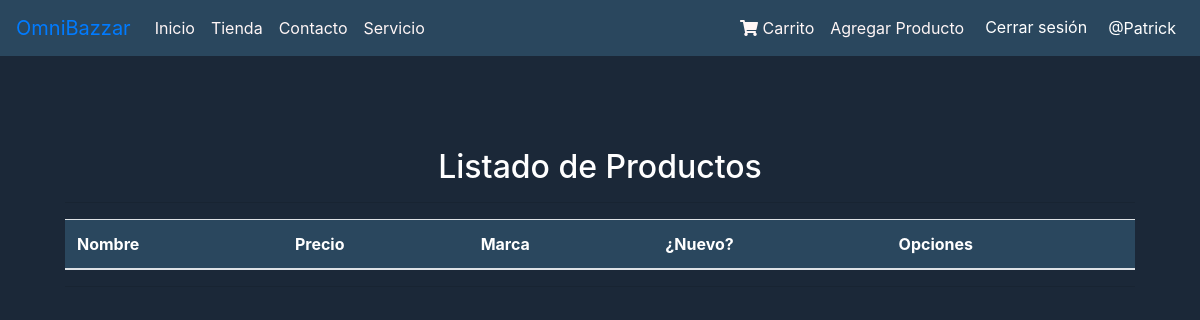
/listar-productos/ (signed in), run on an earlier commit of the app's database.
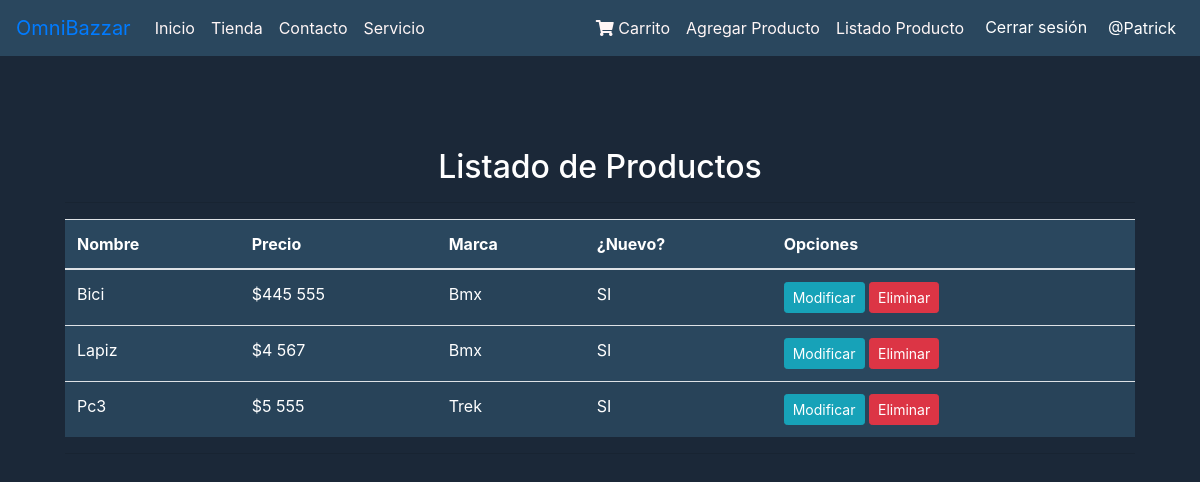
And on a later commit of the database.
### productos/models.py (models this page shows, shortened)
class Producto(models.Model):
    nombre = models.CharField(max_length=50)
    precio = models.IntegerField()
    descripcion = models.TextField()
    nuevo = models.BooleanField()
    marca = models.ForeignKey(Marca, on_delete=models.PROTECT)
    fecha_fabricacion = models.DateField()
    imagen = models.ImageField(upload_to="productos", null=True)
    usuario = models.ForeignKey(User, on_delete=models.CASCADE, null=True, blank=True)

class Marca(models.Model):
    nombre = models.CharField(max_length=50)
    def __str__(self):
        return self.nombre

### productos/views.py (the view)
# urls.py: path('listar-productos/', listar_productos, name='listar_productos'),
def listar_productos(request):
    if request.user.is_superuser:
        productos = Producto.objects.all()
    else:
        productos = Producto.objects.filter(usuario=request.user)
    page = request.GET.get('page', 1)
    try:
        paginator = Paginator(productos, 5)
        productos = paginator.page(page)
    except:
        raise Http404
    data = {
        'entity': productos,
        'paginator': paginator,
        'is_admin': request.user.is_superuser
    }
    return render(request, 'agregacion/listar.html', data)

### productos/templates/agregacion/listar.html (shortened to what this page needs)
{% extends "productos/base.html" %}
{% block content %}
{% load humanize %}
<center>
<div class="container mt-5">
        <div class="card-body">
            <h2 style="color: white;">Listado de Productos</h2>
            <hr>
            <div class="table-responsive">
                <table class="table table-striped table-hover table-responsive-sm mx-auto" style="max-width: 100%; background-color: #2a475e;">
                    <thead>
                        <tr style="color: white;">
                            <th>Nombre</th>
                            <th>Precio</th>
                            <th>Marca</th>
                            <th>¿Nuevo?</th>
                            <th>Opciones</th>
                        </tr>
                    </thead>
                    <tbody>
                        {% for p in entity %}
                        <tr style="color: white;">
                            <td>{{ p.nombre | title }}</td>
                            <td>${{ p.precio | intcomma }}</td>
                            <td>{{ p.marca | title }}</td>
                            <td>
                                {% if p.nuevo %}
                                SI
                                {% else %}
                                NO
                                {% endif %}
                            </td>
                            <td>
                                {% if perms.productos.change_producto %}
                                <a href="{% url 'modificar_producto' p.id %}" class="btn btn-info btn-sm">Modificar</a>
                                {% endif %}
                                {% if perms.productos.delete_producto %}
                                <a href="#" onclick="eliminarProducto({{ p.id }})" class="btn btn-danger btn-sm">Eliminar</a>
                                {% endif %}
                            </td>
                        </tr>
                        {% endfor %}
                    </tbody>
                </table>
                <hr>
            </div>
        </div>
</div>
</center>
{% endblock %}

### productos/templates/productos/base.html (shortened to what this page needs)
<!DOCTYPE html>
<html lang="en">
<head>
  <link rel="stylesheet" href="https://cdn.jsdelivr.net/npm/bootstrap@4.6.2/dist/css/bootstrap.min.css">
  {% load static %}
  <link rel="stylesheet" href="{% static 'productos/css/styles.css' %}">
  <link rel="stylesheet" href="https://cdnjs.cloudflare.com/ajax/libs/font-awesome/5.15.4/css/all.min.css">
</head>
<body class="body">
  <nav class="navbar navbar-expand-sm navbar-custom">
    <a class="navbar-brand" href="#">OmniBazzar</a>
    <div class="collapse navbar-collapse" id="navbarNav">
      <ul class="navbar-nav mr-auto">
        <li class="nav-item">
          <a class="nav-link" href="{% url 'home' %}">Inicio</a>
        </li>
        <li class="nav-item">
          <a class="nav-link" href="{% url 'Tienda' %}">Tienda</a>
        </li>
        <li class="nav-item">
          <a class="nav-link" href="{% url 'Contacto' %}">Contacto</a>
        </li>
        <li class="nav-item">
          <a class="nav-link" href="{% url 'servicio' %}">Servicio</a>
        </li>
      </ul>
      <ul class="navbar-nav ml-auto">
        <li class="nav-item">
          <a class="nav-link" href="#"><i class="fas fa-shopping-cart"></i> Carrito</a>
        </li>
        {% if perms.productos.add_producto %}
        <li class="nav-item">
          <a href="{% url 'agregar_producto' %}" class="nav-link">Agregar Producto</a>
        </li>
        {% endif %}
        {% if perms.productos.view_producto %}
        <li class="nav-item">
          <a href="{% url 'listar_productos' %}" class="nav-link">Listado Producto</a>
        </li>
        {% endif %}
        {% if user.is_authenticated %}
        <li class="nav-item">
          <form action="{% url 'logout' %}" method="post" class="form-inline">
            <button type="submit" class="btn btn-link text-white">Cerrar sesión</button>
          </form>
        </li>
        <li class="nav-item">
          <a href="{% url 'profile' %}" class="nav-link text-white">@{{ user.username }}</a>
        </li>
        {% else %}
        <li class="nav-item">
          <a href="{% url 'login' %}" class="btn btn-link text-white">Iniciar sesión</a>
        </li>
        {% endif %}
      </ul>
    </div>
  </nav>
  <br>
  {% block content %}
  {% endblock %}
</body>
</html>

### productos/static/productos/css/styles.css (style rules this page uses)
.body { background-color: #1b2838; }

### productos/templates/productos/base.html (style rules this page uses)
.navbar-custom { background-color: #2a475e; }
.navbar-custom .nav-link { color: rgb(255, 246, 246); }

What changed in the data, as far as the page shows it:
added Producto: nombre "Bici", precio "445 555", marca "Bmx", nuevo "SI"
added Producto: nombre "Lapiz", precio "4 567", marca "Bmx", nuevo "SI"
added Producto: nombre "Pc3", precio "5 555", marca "Trek", nuevo "SI"
Also different on the page:
text now shown: "Listado Producto"
